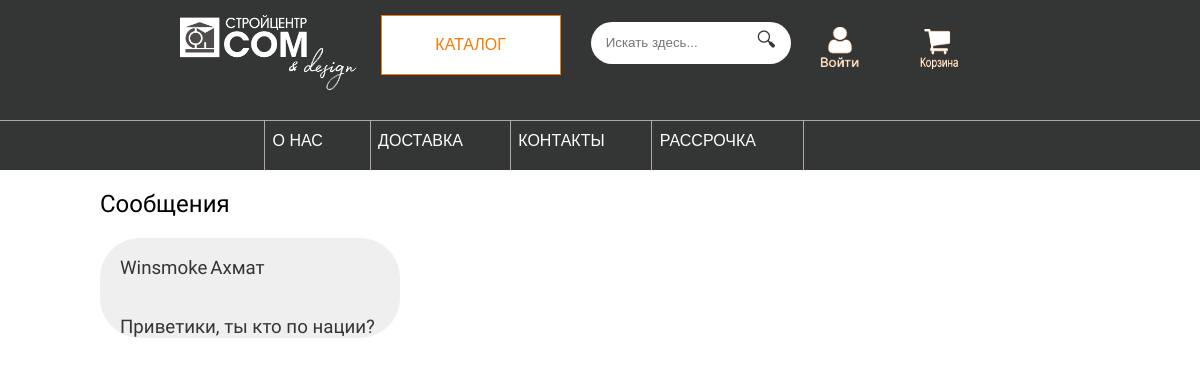
Page /chat/chat/ on the earlier database version.
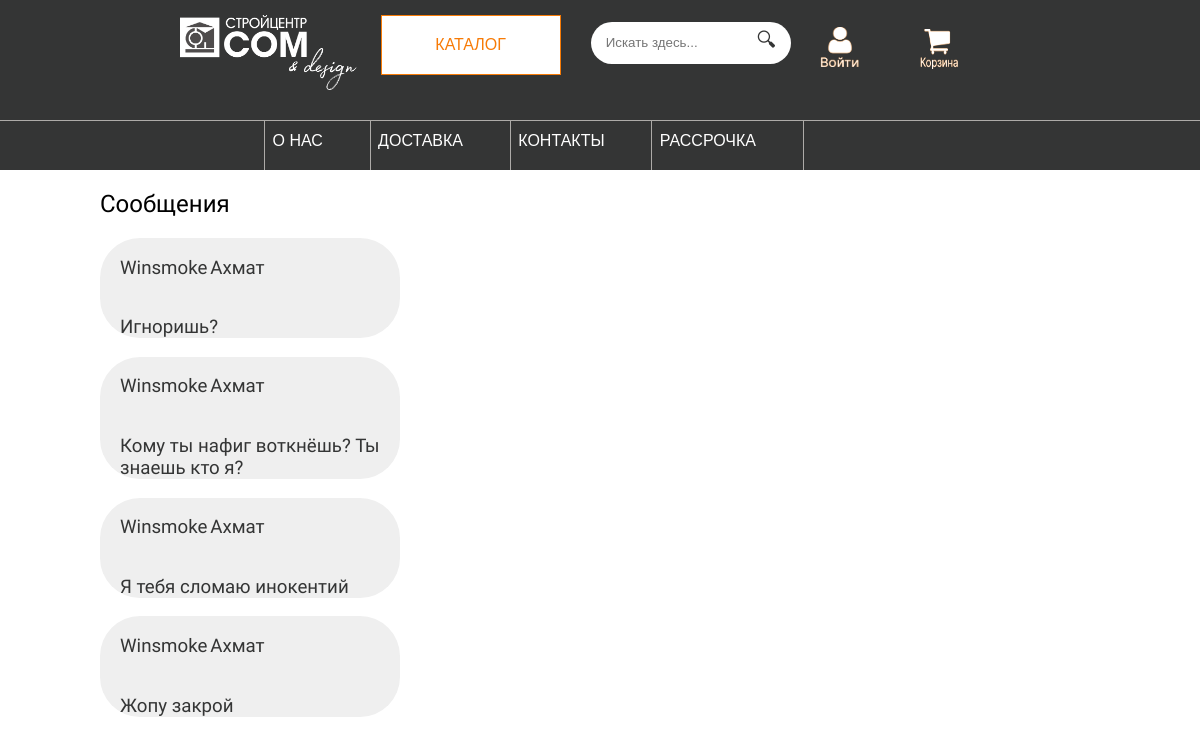
Same page on the later database version.
### chat/models.py (models this page shows)
class Message(models.Model):
    user = models.ForeignKey(CustomUser,
                             verbose_name='chat_user',
                             on_delete=models.CASCADE)
    user_to = models.ForeignKey(CustomUser,
                                related_name='chat_admin',
                                on_delete=models.CASCADE)
    text = models.CharField(max_length=200)
    date = models.DateField(auto_now_add=True)
    time = models.TimeField(auto_now_add=True)

### account/models.py (models this page shows)
class CustomUser(AbstractUser):
    username = models.CharField(max_length=250, blank=True, unique=True)
    middle_name = models.CharField(max_length=100, blank=True)
    passport = models.CharField(max_length=10, blank=True)
    born_date = models.DateField(blank=True, null=True)
    phone = models.CharField(max_length=20, blank=True)
    address = models.CharField(max_length=255, blank=True)

### chat/views.py (the view)
# urls.py: path('chat/', views.chat_list, name='chat_list'),
def chat_list(request):
    messages = Message.objects.exclude(user__username='ahmat')
    return render(request,
                  'chat/chat.html',
                  {'messages': messages})

### cart/cart.py (called while the page is built)
    def __len__(self):
        return sum(item['quantity'] for item in self.cart.values())

### cart/context_processors.py (called while the page is built)
def cart(request):
    cart = CartClass(request)
    end = ''
    if len(cart) > 1:
        if len(cart) < 5:
            end = 'а'
        else:
            end = 'ов'
    return {'cart': CartClass(request), 'end': end}

### chat/templates/chat/chat.html (shortened to what this page needs)
{% extends 'shop/base.html' %}
{% block content %}
    <h2>Сообщения</h2>
    {% for message in messages %}
        <a href="{% url 'chat:chat_detail' message.id %}">
        <div style="background: #efefef; width: 30%; max-height: 200px; min-height: 60px; border-radius: 40px; padding-left: 2%;">
            <div style="display: flex;">
                <h3 style="padding-right: 1%;">{{ message.user.last_name }}</h3>
                <h3>{{ message.user.first_name }}</h3>
            </div>
            <h3>{{ message.text }}</h3>
        </div>
        </a>
    {% endfor %}
{% endblock %}

Differences in the rows shown:
removed Message: user.last_name "Winsmoke", user.first_name "Ахмат", text "Приветики, ты кто по нации?"
added Message: user.last_name "Winsmoke", user.first_name "Ахмат", text "Игноришь?"
added Message: user.last_name "Winsmoke", user.first_name "Ахмат", text "Кому ты нафиг воткнёшь? Ты знаешь кто я?"
added Message: user.last_name "Winsmoke", user.first_name "Ахмат", text "Я тебя сломаю инокентий"
added Message: user.last_name "Winsmoke", user.first_name "Ахмат", text "Жопу закрой"
